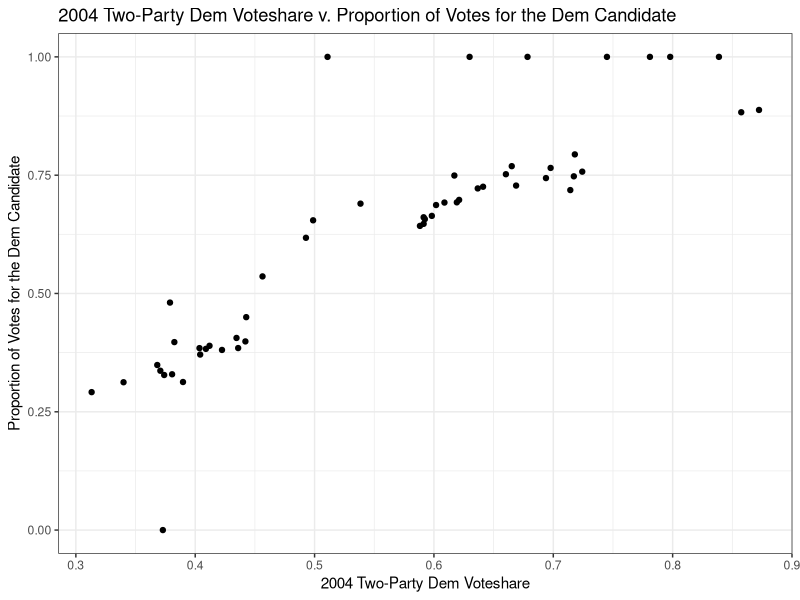
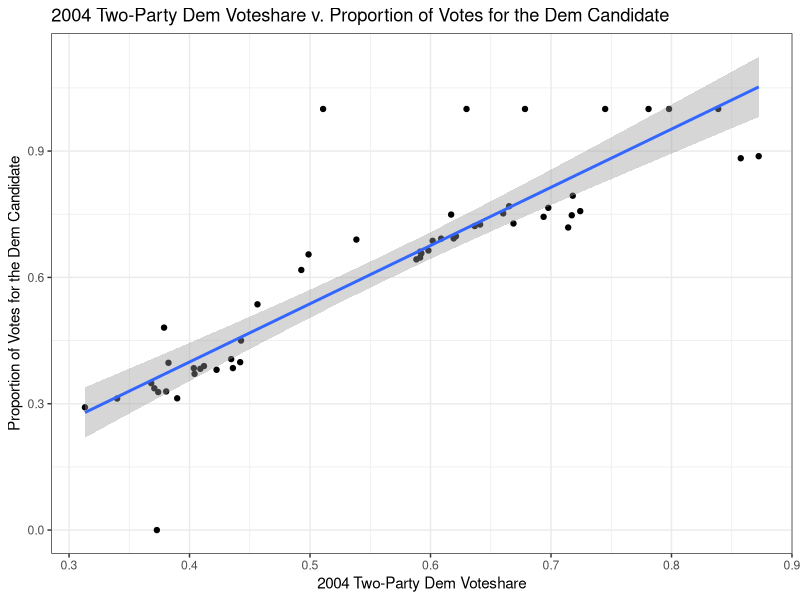
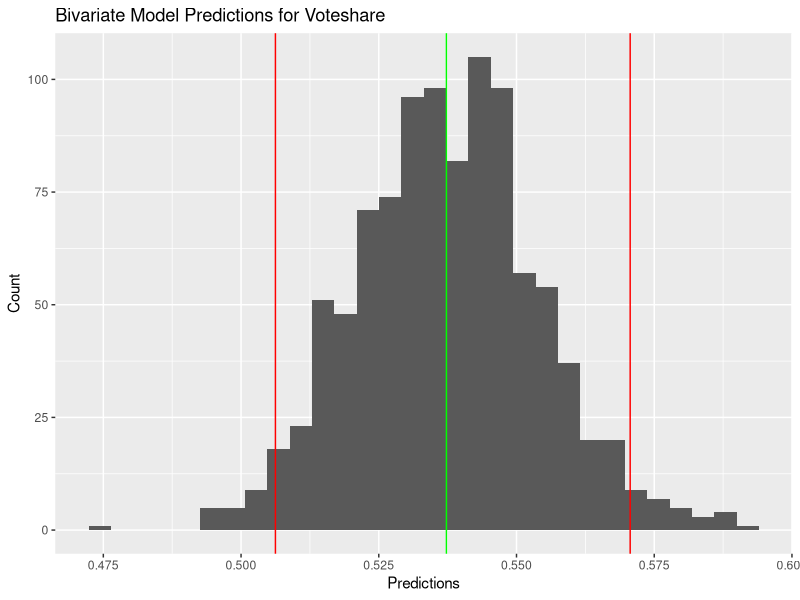
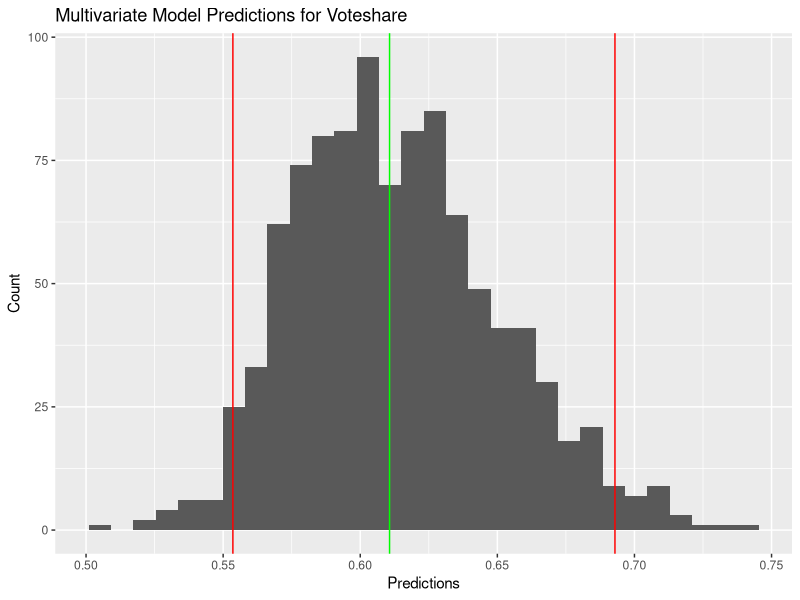

Generate these figures, in order, with R:
## ---- chunk 1
library(tidyverse)
knitr::opts_chunk$set(
	message = FALSE,
	warning = FALSE
)
## ---- chunk 2
# Reading in the data
data <- read_csv("ca2006.csv")

# Plotting data
data %>%
  ggplot(aes(x = dem_pres_2004, y = prop_d)) +
  geom_point() +
  theme_bw() +
  labs(x = "2004 Two-Party Dem Voteshare",
       y = "Proportion of Votes for the Dem Candidate",
       title = "2004 Two-Party Dem Voteshare v. Proportion of Votes for the Dem Candidate")

## ---- chunk 3

# Creating model
model1 <- lm(prop_d ~ dem_pres_2004, data = data)

# Printing summary
summary(model1)

## ---- chunk 4

# Plotting again with geom_smooth to add the bivariate regression line
data %>%
  ggplot(aes(x = dem_pres_2004, y = prop_d)) +
  geom_point() +
  theme_bw() +
  labs(x = "2004 Two-Party Dem Voteshare",
       y = "Proportion of Votes for the Dem Candidate",
       title = "2004 Two-Party Dem Voteshare v. Proportion of Votes for the Dem Candidate") + 
  geom_smooth(method = "lm")

## ---- chunk 5

# Creating a function that takes in a model and one parameter value for bivariate predictions
prediction_bivariate  <- function(mod, num) {
  
  #Calculating prediction by multiplying parameter by coef and adding intercept
  pred <- (mod$coefficients[1] + (num * mod$coefficients[2]))
  return(pred)
}

# Outputting results
prediction_bivariate(model1, 0.5)

## ---- chunk 6

# Second model with new regression terms
model2 <- lm(prop_d ~ dem_pres_2004 + dem_pres_2000 + dem_inc, data = data)


# New function for multivariate predictions
prediction_multivariate  <- function(mod, nums) {
  
  # Adding one to multiply the intercept by
  pred_values <- c(1, nums)
  
  # Failsafe if lengths don't match, from class
  if(length(pred_values) != length(mod$coefficients)) stop("!!!")
  
  # Returning the sum of the intercept and the coefficients * X
  return(sum(pred_values * mod$coefficients))
}

# Printing prediction
prediction_multivariate(model2, c(0.5, 0.5, 1))
## ---- chunk 7

#Setting seed
set.seed(12020)

# Bootstrap function
bootstrap  <- function(data) {
  
  # To store preds outside of loop
  bi_preds <- c()
  multi_preds <- c()

  for(i in 0:1000) {
    
      # Sample entire dataset with replacement
      samp <- sample_n(data, 53, replace = TRUE)
      
      # Creating the two model types with the sample
      bi <- lm(prop_d ~ dem_pres_2004, data = samp)
      multi <-  lm(prop_d ~ dem_pres_2004 + dem_pres_2000 + dem_inc, data = samp)
      
      # Making predictions using earlier functions
      bi_pred <- prediction_bivariate(bi, 0.5)
      multi_pred <- prediction_multivariate(multi, c(0.5, 0.5, 1))
      
      # Adding preds to list
      bi_preds <- c(bi_preds, bi_pred)
      multi_preds <- c(multi_preds, multi_pred)
      
  }
  
  # Returning a tibble of predictions for both models
  return(as_tibble(cbind(bi_preds, multi_preds)))
  
}

predictions <- bootstrap(data)

## ---- chunk 8

# 95% Conf ints for bivariate
bi_high <- quantile(predictions$bi_preds,.975)
bi_mid <- quantile(predictions$bi_preds,.5)
bi_low <- quantile(predictions$bi_preds,.025)


# 95% Conf ints for multivariate
multi_high <- quantile(predictions$multi_preds,.975)
multi_mid <- quantile(predictions$multi_preds,.5)
multi_low <- quantile(predictions$multi_preds,.025)

# Plotting bivariate histogram
predictions %>%
  select(bi_preds) %>%
  ggplot() +
  geom_histogram(aes(x = bi_preds)) +
  geom_vline(xintercept = bi_high, color = "red") + 
  geom_vline(xintercept = bi_mid, color = "green") + 
  geom_vline(xintercept = bi_low, color = "red") + 
  labs(x = "Predictions",
       y = "Count",
       title = "Bivariate Model Predictions for Voteshare")

# Plotting multivariate histogram
predictions %>%
  select(multi_preds) %>%
  ggplot() +
  geom_histogram(aes(x = multi_preds)) +
  geom_vline(xintercept = multi_high, color = "red") + 
  geom_vline(xintercept = multi_mid, color = "green") + 
  geom_vline(xintercept = multi_low, color = "red") +
  labs(x = "Predictions",
       y = "Count",
       title = "Multivariate Model Predictions for Voteshare")


round(sum(predictions$bi_preds > 0.5) / 1000, 2)
round(sum(predictions$multi_preds > 0.5) / 1000, 2)

